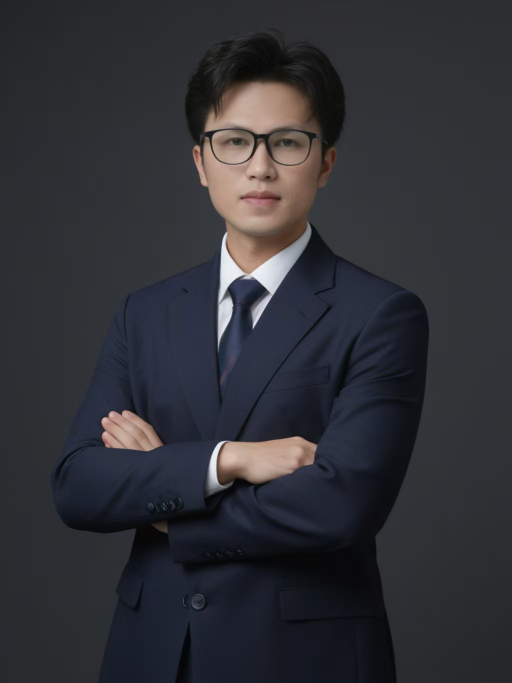
#> input picture workspace/tenants/tenant_253b1217c39d68e737323885/workspace/profile/headshots/职业照.jpg, 1024 x 1366 px (shown at 1/2 size)
$ python add_resume_headshot.py
#> lines starting #> are read from the running program, lines starting #| are printed output that depends on the picture
from copy import deepcopy
from pathlib import Path

from docx import Document
from docx.enum.section import WD_SECTION
from docx.enum.table import WD_CELL_VERTICAL_ALIGNMENT
from docx.enum.text import WD_ALIGN_PARAGRAPH
from docx.shared import Inches, Pt
from docx.oxml import OxmlElement
from docx.oxml.ns import qn
from PIL import Image, ImageOps


ROOT = Path(__file__).resolve().parents[3]
SRC_PHOTO = ROOT / "workspace" / "profile" / "headshots" / "职业照.jpg"
CROPPED = ROOT / "workspace" / "profile" / "headshots" / "职业照_简历头像_圆角4x5.png"
RESUME_SOURCE_DIR = ROOT / "workspace" / "resumes" / "source"

DOCS = [
    (
        RESUME_SOURCE_DIR / "韦东波_简历.docx",
        RESUME_SOURCE_DIR / "韦东波_简历_带职业照.docx",
    ),
    (
        RESUME_SOURCE_DIR / "韦东波_机器人系统工程师_优化排版完整版.docx",
        RESUME_SOURCE_DIR / "韦东波_机器人系统工程师_带职业照.docx",
    ),
]


def crop_headshot() -> None:
    img = Image.open(SRC_PHOTO).convert("RGB")
#> img is the input picture: PIL image 1024x1366 RGB; mean R, G, B 48.4, 48.6, 54.3
    # Professional resume crop: face-centered 4:5 portrait with enough collar/shoulder context.
    crop_box = (265, 42, 805, 717)
    cropped = ImageOps.exif_transpose(img.crop(crop_box)).resize((540, 675), Image.LANCZOS)
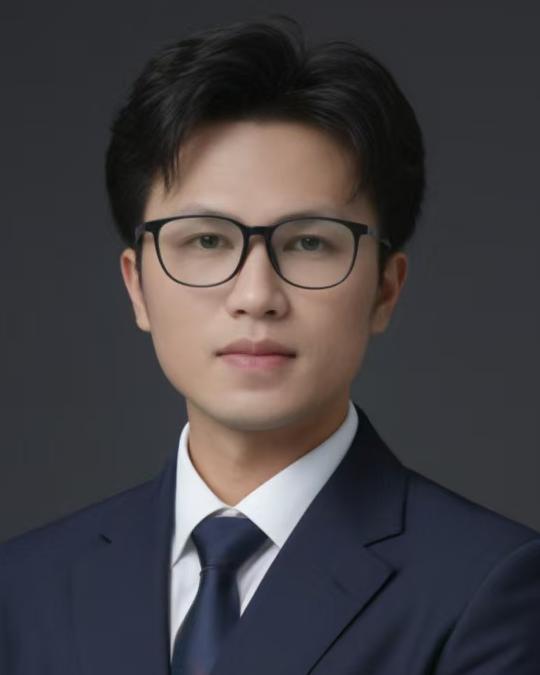
#> cropped: PIL image 540x675 RGB; mean R, G, B 67.5, 64, 67.2

    border = 10
    radius = 38
    canvas = Image.new("RGBA", (cropped.width + border * 2, cropped.height + border * 2), (255, 255, 255, 0))
    framed = Image.new("RGBA", canvas.size, (246, 248, 250, 255))
    photo_layer = Image.new("RGBA", canvas.size, (255, 255, 255, 0))
    photo_layer.paste(cropped, (border, border))
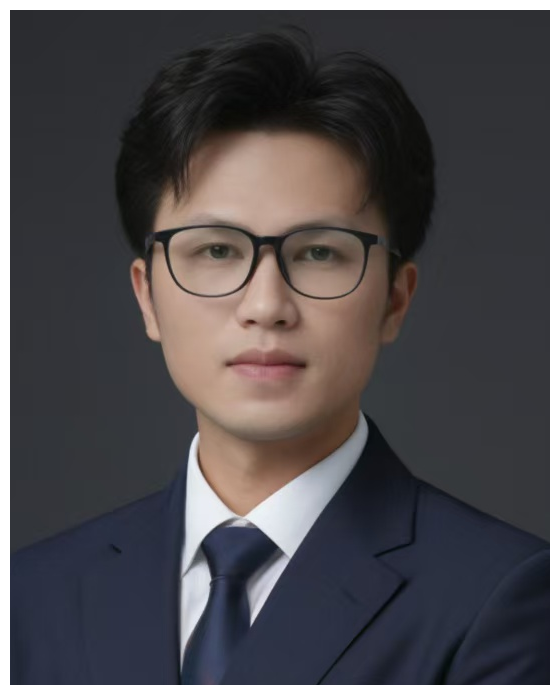
#> photo_layer: PIL image 560x695 RGBA; mean R, G, B, A 79.4, 76.1, 79.1, 238.8; transparent parts drawn white

    mask = Image.new("L", canvas.size, 0)
#> mask: PIL image 560x695 L; every value is 0
    try:
        from PIL import ImageDraw

        draw = ImageDraw.Draw(mask)
        draw.rounded_rectangle([0, 0, canvas.width - 1, canvas.height - 1], radius=radius, fill=255)
        inner = Image.new("L", canvas.size, 0)
        inner_draw = ImageDraw.Draw(inner)
        inner_draw.rounded_rectangle(
            [border, border, canvas.width - border - 1, canvas.height - border - 1],
            radius=max(radius - border, 1),
            fill=255,
        )
    except Exception:
        inner = mask = Image.new("L", canvas.size, 255)

    canvas = Image.composite(framed, canvas, mask)
    canvas = Image.composite(photo_layer, canvas, inner)
    canvas.save(CROPPED, optimize=True)


# [42 lines left out: functions set_cell_width, clear_cell, add_photo_to_cell, remove_table_borders, not called in this run]


def insert_after(paragraph, element) -> None:
    paragraph._p.addnext(element)


# [85 lines left out: functions add_to_table_header, add_header_table_to_plain_doc, remove_manual_page_breaks, compact_resume_spacing, not called in this run]


def main() -> None:
    crop_headshot()
    for src, out in DOCS:
        doc = Document(src)
        remove_manual_page_breaks(doc)
        if doc.tables:
            add_to_table_header(doc)
        else:
            add_header_table_to_plain_doc(doc)
        compact_resume_spacing(doc)
        doc.save(out)
        print(out)


if __name__ == "__main__":
    main()
#> (the call stopped at in main, `doc = Document(src)`: docx is not available in this run)
